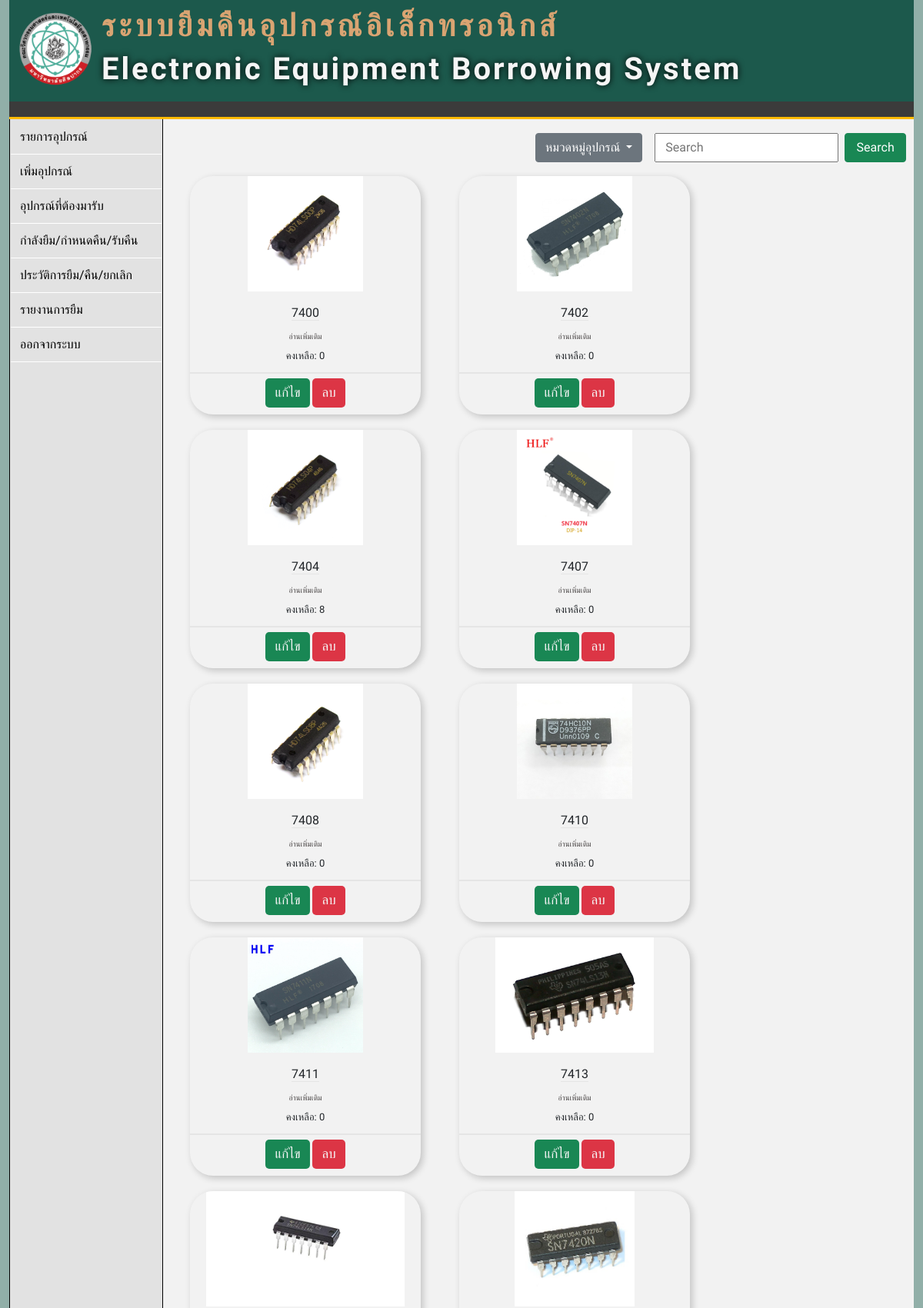
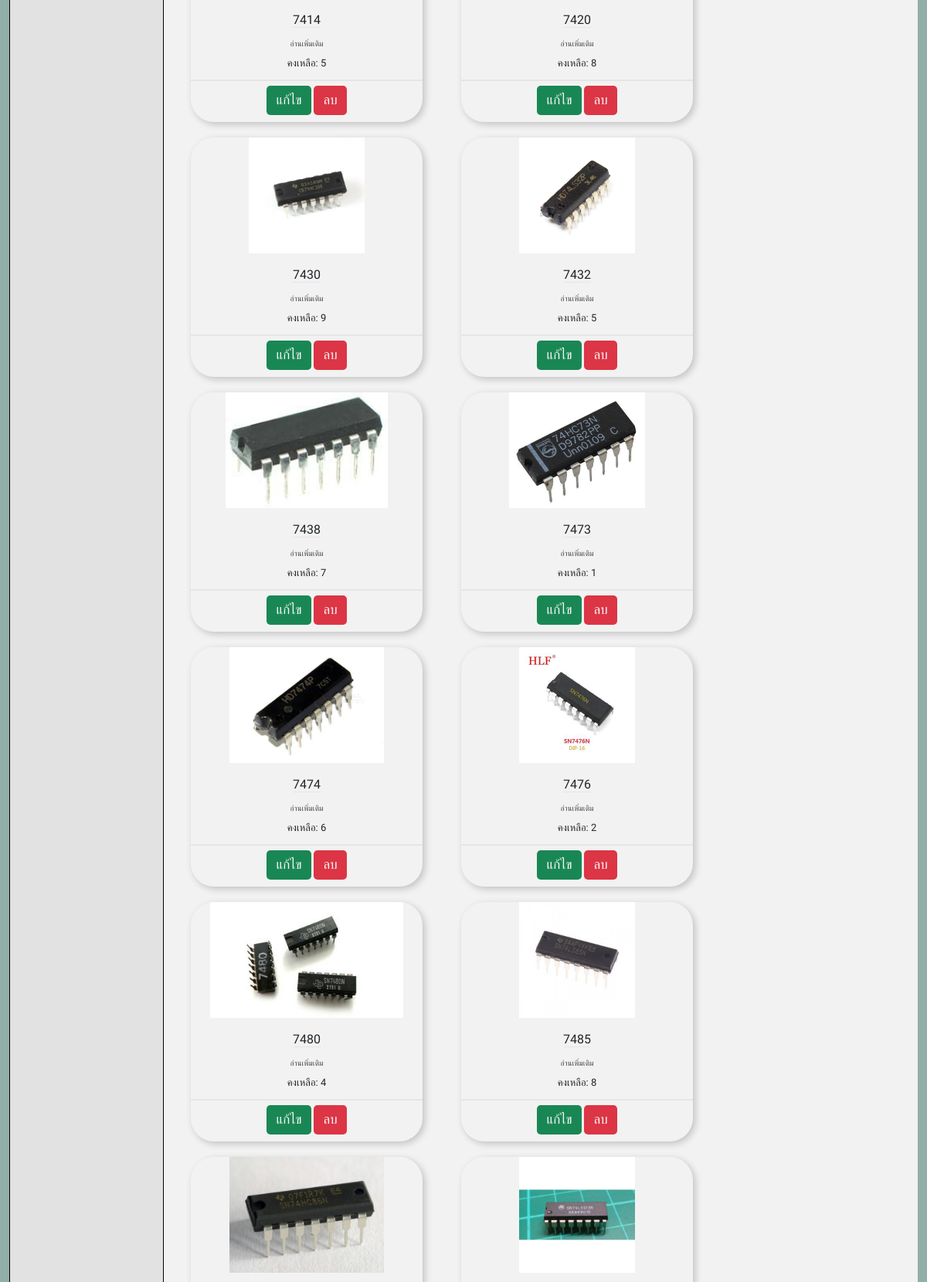
Page /a_eq_manage.php (upper part) on the committed database (2 pictures, top to bottom).
### tables this page shows
CREATE TABLE `tb_equipment` (
  `eq_id` int(100) NOT NULL,
  `eq_name` varchar(255) NOT NULL,
  `eq_typeid` int(11) NOT NULL,
  `eq_descriptions` longtext DEFAULT NULL,
  `eq_image` varchar(255) DEFAULT NULL,
  `eq_remain` int(100) NOT NULL,
  `eq_total` int(100) NOT NULL,
  `eq_status` int(10) NOT NULL DEFAULT 1,
  `added_time` date DEFAULT current_timestamp()
);

CREATE TABLE `tb_eq_type` (
  `eq_typeid` int(11) NOT NULL,
  `eq_typename` varchar(50) NOT NULL
);

### function/function.php (called while the page is built, shortened)
<?php
class DB_con
{
    public function __construct()
    {
        $conn = mysqli_connect(DB_SERVER, DB_USER, DB_PASS, DB_NAME);
        $this->dbcon = $conn;
    }
    public function eq_fetch()
    {
        $result = mysqli_query($this->dbcon, "SELECT a.eq_id, a.eq_name, a.eq_descriptions, a.eq_image, a.eq_remain, b.eq_typeid, b.eq_typename FROM tb_equipment a, tb_eq_type b WHERE a.eq_typeid=b.eq_typeid");
        return $result;
    }
}
?>

### a_eq_manage.php (the view, shortened to what this page needs)
<!doctype html>
<html lang="en">
<head>
    <link href="https://cdn.jsdelivr.net/npm/bootstrap@5.1.2/dist/css/bootstrap.min.css" rel="stylesheet">
    <link rel="stylesheet" href="css/eq_manage.css">
</head>
<body style="background-color: #91AFA8">
    <div class="container-fluid">
        <?php
            include "item/pageheader.php";
        ?>
            <div class="main">
                <aside>
                    <?php
                        include "item/menubar_a.php";
                    ?>
                </aside>
                <main style="background-color: #f2f2f2;">
                <div class="container">
                    <form class="row justify-content-end py-2" action="a_eq_manage.php" method="GET">
                        <div class="btn-group col-2">
                            <button type="button" class="btn btn-secondary dropdown-toggle" data-bs-toggle="dropdown" aria-expanded="false">
                                หมวดหมู่อุปกรณ์
                            </button>
                            <?php
                                include_once('function/function.php');
                            ?>
                        </div>
                        <input class="col-3 mx-2" type="search" placeholder="Search" aria-label="Search" name="qt">
                        <button class="btn btn-success col-1 " type="submit">Search</button>
                    </form>
                </div>
                <?php
                    include_once('function/function.php');
                    $fetchdata = new DB_con();
                    $sql = $fetchdata->eq_fetch();
                    while($row = mysqli_fetch_array($sql)) {
                ?>
                <div class="item">
                    <div class="img">
                        <a href="https://www.google.com/search?q=<?php echo $row['eq_name']; ?>" target="_blank">
                        <img src="photo_equipment/<?php echo $row['eq_typename']; ?>/<?php echo $row['eq_image']; ?>" alt=""></a>
                    </div>
                    <div class="content">
                        <h3><?php echo $row['eq_name']; ?></h3>
                        <a class="other" href="https://www.google.com/search?q=<?php echo $row['eq_name']; ?>">อ่านเพิ่มเติม</a>
                        <h4>คงเหลือ: <?php echo $row['eq_remain']; ?></h4>
                    </div>
                    <div class="footer">
                        <button type="button" class="btn btn-success btn_edit "  onclick="window.location.href='a_eq_edit.php?eq_id=<?php echo $row['eq_id']; ?>'">แก้ไข</button>
                        <button type="button" class="btn btn-danger btn_delete"  onclick="window.location.href='function/eq_delete.php?eq_id=<?php echo $row['eq_id']; ?>'">ลบ</button>
                    </div>
                </div>
                <?php
                    }
                ?>
            </main>
        </div>
        <?php
            include "item/footer.php";
        ?>
    </div>
</body>
</html>

### css/eq_manage.css (style rules this page uses)
.item { margin: 10px 25px; height: 310px; width: 300px; box-shadow: 3px 3px 10px rgba(0, 0, 0, 0.2); border-radius: 30px; overflow: hidden; }
.img { height: 150px; overflow: hidden; text-align: center; }
.img img { height: 100%; }
.content { margin-top: 12px; text-align: center; border-bottom: 2px solid #e5e5e5; height: 95px; display: flex; justify-content: center; align-items: center; flex-direction: column; padding: 1rem; }
.content h3 { font-size: medium; border-bottom: 1px solid #e5e5e5; }
.content h4 { margin-top: 10px; font-size: small; }
.content .other { margin-top: 5px; font-size: 10px; font-weight: lighter; color: rgb(75, 71, 71); text-decoration: none; }
.btn_edit,.btn_delete { margin-top: 6px; border-radius: 5px; color: whitesmoke; font-size: 17px; border: none; }
.footer { height: 25px; text-align: center; }

### css/pageheader.css (style rules this page uses)
* { margin: 0; padding: 0; box-sizing: border-box; font-family: 'Trirong', serif; }
.container { margin: 0 auto; width: 100%; }
.main { display: flex; }
aside { width: 200px; align-self: stretch; background-color: #E2E2E2; border: 1px solid black; border-top: none; }
main { flex: 1; padding: 10px 10px; display: flex; flex-wrap: wrap; }

### rows in the picture
tb_equipment: eq_typeid+eq_image (picture), eq_name "7400", eq_remain "0"
tb_equipment: eq_typeid+eq_image (picture), eq_name "7402", eq_remain "0"
tb_equipment: eq_typeid+eq_image (picture), eq_name "7404", eq_remain "8"
tb_equipment: eq_typeid+eq_image (picture), eq_name "7407", eq_remain "0"
tb_equipment: eq_typeid+eq_image (picture), eq_name "7408", eq_remain "0"
tb_equipment: eq_typeid+eq_image (picture), eq_name "7410", eq_remain "0"
tb_equipment: eq_typeid+eq_image (picture), eq_name "7411", eq_remain "0"
tb_equipment: eq_typeid+eq_image (picture), eq_name "7413", eq_remain "0"
tb_equipment: eq_typeid+eq_image (picture), eq_name "7414", eq_remain "5"
tb_equipment: eq_typeid+eq_image (picture), eq_name "7420", eq_remain "8"
tb_equipment: eq_typeid+eq_image (picture), eq_name "7430", eq_remain "9"
tb_equipment: eq_typeid+eq_image (picture), eq_name "7432", eq_remain "5"
tb_equipment: eq_typeid+eq_image (picture), eq_name "7438", eq_remain "7"
tb_equipment: eq_typeid+eq_image (picture), eq_name "7473", eq_remain "1"
tb_equipment: eq_typeid+eq_image (picture), eq_name "7474", eq_remain "6"
tb_equipment: eq_typeid+eq_image (picture), eq_name "7476", eq_remain "2"
tb_equipment: eq_typeid+eq_image (picture), eq_name "7480", eq_remain "4"
tb_equipment: eq_typeid+eq_image (picture), eq_name "7485", eq_remain "8"
tb_equipment: eq_typeid+eq_image (picture)
tb_equipment: eq_typeid+eq_image (picture)
